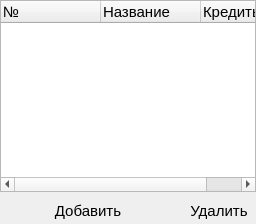
             <widget class="QWidget" name="page_Subjects1">
              <layout class="QGridLayout" name="gridLayout_32">
               <property name="leftMargin">
                <number>0</number>
               </property>
               <property name="topMargin">
                <number>0</number>
               </property>
               <property name="rightMargin">
                <number>0</number>
               </property>
               <property name="bottomMargin">
                <number>0</number>
               </property>
               <item row="1" column="0">
                <widget class="QPushButton" name="pushButton_AddSubject1">
                 <property name="font">
                  <font>
                   <pointsize>11</pointsize>
                  </font>
                 </property>
                 <property name="text">
                  <string>Добавить</string>
                 </property>
                 <property name="flat">
                  <bool>true</bool>
                 </property>
                </widget>
               </item>
               <item row="1" column="1">
                <widget class="QToolButton" name="toolButton_2">
                 <property name="font">
                  <font>
                   <pointsize>11</pointsize>
                  </font>
                 </property>
                 <property name="text">
                  <string>Удалить</string>
                 </property>
                 <property name="autoRaise">
                  <bool>true</bool>
                 </property>
                </widget>
               </item>
               <item row="0" column="0" colspan="2">
                <widget class="QTreeWidget" name="treeWidget_Subjects1">
                 <property name="font">
                  <font>
                   <pointsize>11</pointsize>
                  </font>
                 </property>
                 <column>
                  <property name="text">
                   <string>№</string>
                  </property>
                 </column>
                 <column>
                  <property name="text">
                   <string>Название</string>
                  </property>
                 </column>
                 <column>
                  <property name="text">
                   <string>Кредиты</string>
                  </property>
                 </column>
                </widget>
               </item>
              </layout>
             </widget>
